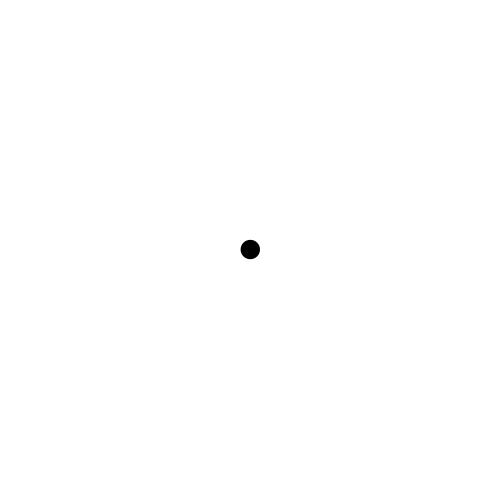
Frame 1 (no input)
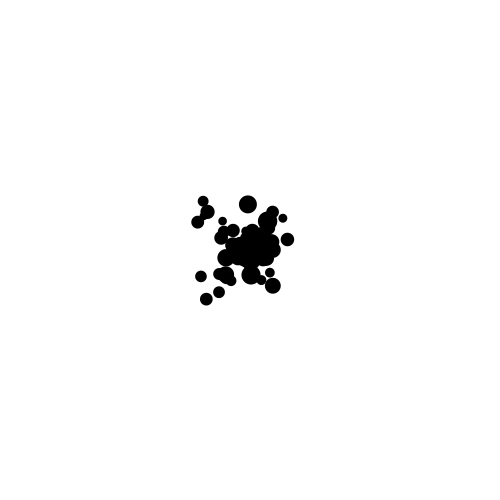
Frame 60 (the mouse pressed at the canvas centre just before this capture)
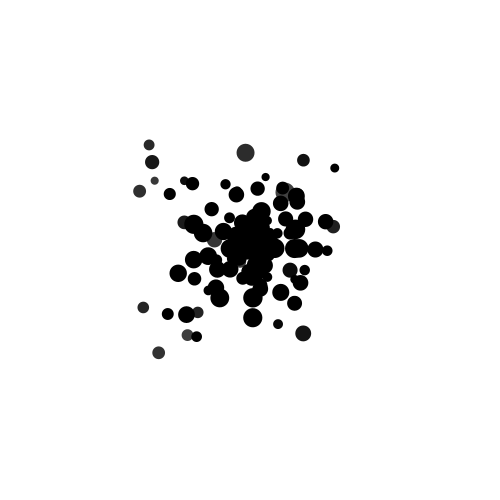
Frame 120 (the mouse held since frame 60 and released just before this capture)

The Processing sketch that drew these frames (run headless with seeded random() and noise(); from frame 60 on, the mouse is pressed at the canvas centre):

// Processing sketch: simple_particle
// ── simple_particle.pde

ParticleSystem ps;

void setup() {
    size(500, 500);
    ps = new ParticleSystem(new PVector(width/2, height/2));
}


void draw() {
    background(255);
    
    ps.addParticle();
    ps.run();
    
    println(ps.particles.size());
}

// ── Particle.pde
// simple particle class
class Particle {
    PVector position;
    PVector velocity;
    PVector acceleration;
    float lifespan;
    float d; // particle's diameter
    
    Particle(PVector l) {
        acceleration = new PVector(0, 0);
        velocity = new PVector(random(-1, 1), random(-1, 1));
        position = l.copy();
        lifespan = 550;
        d = random(8,20);
    }
    
    void run() {
        update();
        display();
    }
    
    void update() {
        velocity.add(acceleration);
        position.add(velocity);
        lifespan -= 3;
        
    }
    
    void display() {
        //fill(144, 180, 255, lifespan);
        fill(0, lifespan);
        noStroke();
        //stroke(0, lifespan);
        ellipse(position.x, position.y, d, d);
    }
    
    boolean isDead() {
        return lifespan < 0 ? true : false;
    }
}

// ── ParticleSystem.pde
// discribe a group of particles

class ParticleSystem {
    ArrayList<Particle> particles;
    PVector origin;
    
    ParticleSystem(PVector position) {
        origin = position.copy();
        particles = new ArrayList<Particle>();
    }
    
    void addParticle() {
        particles.add(new Particle(origin));
    }
    
    void run() {
        for (int i = 0; i < particles.size(); i++) {
            Particle p = particles.get(i);
            p.run();
            if (p.isDead()) {
                particles.remove(i);
            }
        }
    }
}
